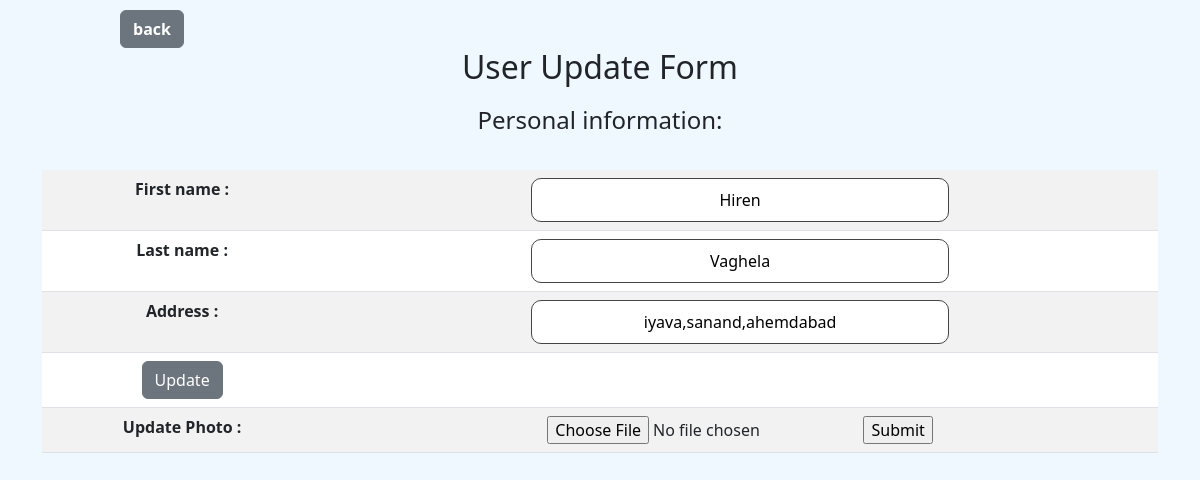
Screenshot of /emp/update_user.php (signed in) with the database file from the repository.
### tables this page shows
create table user_detail(
uid int(3) primary key auto_increment,
first_name varchar(15) not null,
last_name varchar(12) not null,
role char(1) not null,
email varchar(50)not null unique key,
address varchar(100)not null,
salary int(6) ,
password varchar(32)not null,
pPAth varchar(255) default NULL
);

### emp/update_user.php (the view, shortened to what this page needs)
<?php
include "config.php";
        ?>
        <?php
if (isset($_SESSION['uemail'])) {
    $user_name = $_SESSION['uemail'];
    $sql = "SELECT * FROM `user_detail` WHERE `email`='$user_name'";
    $result = $conn->query($sql);
    if ($result->num_rows > 0) {
        while ($row = $result->fetch_assoc()) {
            $uid = $row['uid'];
            $first_name = $row['first_name'];
            $last_name = $row['last_name'];
            $address = $row['address'];
        }
    ?>
<html>
<head>
<link href="https://cdn.jsdelivr.net/npm/bootstrap@5.3.0/dist/css/bootstrap.min.css" rel="stylesheet">
</head>
<body style="background-color: aliceblue ;">
<a id="b" class=" btn btn-secondary" href="user_detail.php">back</a>
<br><br>
        <h2>User Update Form</h2>
        <div class="container">
<table  class="table table-striped" >
      <center>  <form action="" method="post" >
          <fieldset>
            <legend>Personal information:</legend>
            <br><br>
            <tr>
            <th>
            <label for="name"> First name : </label> </th>
<td>
            <input type="text" name="firstName" value="<?php echo $first_name; ?>">
            <input type="hidden" name="uid" value="<?php echo $uid; ?>"></td>
            </tr>
<tr>
<th>
            <label for="name"> Last name : </label> </th>
<td>
            <input type="text" name="lastName" value="<?php echo $last_name; ?>"></td>
            </tr>
<tr>
<th>
            <label for="name"> Address : </label> </th>
<td>        <input type="text" name="address" value="<?php echo $address; ?>"></td>
            </tr>
          <tr>
<td>
            <input class="btn btn-secondary" type="submit" value="Update" name="update"></td>
            <td></td>
            </tr>
          </fieldset>
        </form>
        <tr>
            <form method="post" enctype="multipart/form-data">
            <th><label for="name"> Update Photo : </label></th>
                <td colspan="1" >
                <input type="file"  name="fileDoc"  id="formFile">
                <input type="submit" name="UpdatePhoto" value="Submit">
                </td>
                </form>
            </tr>
        </center>
        </table>
        </div>
        </body>
        </html>
    <?php
    } else{
        header('Location: view_user.php');
    }
}
?>

### emp/update_user.php (style rules this page uses)
h2,fieldset,td,th,input { text-align:center; }
form,table { margin-left:auto; margin-right:auto; }
#b { position: absolute; top:10px; left:10%; font-weight: bold; }
input[type=text], select, textarea { width: 51%; padding: 10px; border: 1px solid rgb(70, 68, 68); border-radius: 10px; resize: vertical; }
th,td { padding:10px; }

### rows the page displays
user_detail: firstName "Hiren", lastName "Vaghela", address "iyava,sanand,ahemdabad"
